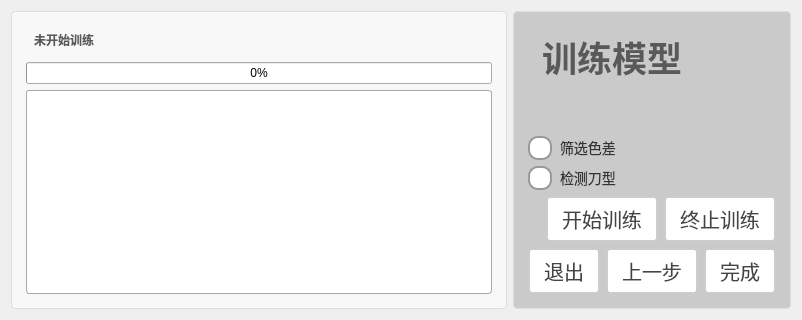
     <widget class="QWidget" name="tab_5">
      <attribute name="title">
       <string>tab_5</string>
      </attribute>
      <layout class="QHBoxLayout" name="horizontalLayout_17" stretch="5,2">
       <item>
        <widget class="QGroupBox" name="groupBox">
         <property name="styleSheet">
          <string notr="true">QGroupBox {
    border: 1px solid #DDD;
    border-radius: 4px;
    font: bold 14px;
    color: #666;
    background-color: #F8F8F8;
    padding: 5px; 
}

QGroupBox::title {
    subcontrol-origin: margin;
    subcontrol-position: top left;
    left: 10px;
    padding: 0 5px;
}</string>
         </property>
         <property name="title">
          <string/>
         </property>
         <layout class="QVBoxLayout" name="verticalLayout_13">
          <item>
           <widget class="QLabel" name="label_trainState">
            <property name="styleSheet">
             <string notr="true">QLabel {
       font-size: 12px;        
       font-weight: bold;        
       color:  rgb(89, 89, 89);       
       padding: 5px 5px;     
       border-bottom: 2px solid #cccccc; 
    }</string>
            </property>
            <property name="text">
             <string>未开始训练</string>
            </property>
           </widget>
          </item>
          <item>
           <widget class="QProgressBar" name="progressBar_tab5">
            <property name="styleSheet">
             <string notr="true">/* 基础进度条 */
QProgressBar {
    border: 1px solid #AAAAAA;
    border-radius: 3px;
    background: #FFFFFF;
    color: #444444;
    font-size: 14px;
    text-align: center;
    height: 24px;
}

/* 进度填充 */
QProgressBar::chunk {
    background: qlineargradient(
        x1:0, y1:0,
        x2:1, y2:0,
        stop:0 #888888,
        stop:1 #666666
    );
    border-radius: 2px;
    margin: 2px;
}

/* 状态变体 */
QProgressBar[state=&quot;success&quot;]::chunk {
    background: qlineargradient(
        x1:0, y1:0,
        x2:1, y2:0,
        stop:0 #88AA88,
        stop:1 #669966
    );
}

QProgressBar[state=&quot;error&quot;]::chunk {
    background: qlineargradient(
        x1:0, y1:0,
        x2:1, y2:0,
        stop:0 #CC6666,
        stop:1 #AA4444
    );
}

QProgressBar[state=&quot;warning&quot;]::chunk {
    background: qlineargradient(
        x1:0, y1:0,
        x2:1, y2:0,
        stop:0 #FFD700,
        stop:1 #D4B000
    );
}

/* 禁用状态 */
QProgressBar:disabled {
    border-color: #DDDDDD;
    background: #F5F5F5;
    color: #AAAAAA;
}

QProgressBar:disabled::chunk {
    background: #DDDDDD;
}

/* 紧凑模式 */
QProgressBar.compact {
    height: 16px;
    font-size: 12px;
    border-radius: 2px;
}

QProgressBar.compact::chunk {
    margin: 1px;
}

/* 垂直模式 */
QProgressBar.vertical {
    width: 24px;
    height: 200px;
}

QProgressBar.vertical::chunk {
    width: 100%;
    margin: 2px 0;
}

/* 不确定模式 */
QProgressBar:indeterminate::chunk {
    background: repeating-linear-gradient(
        45deg,
        #666666,
        #666666 10px,
        #888888 10px,
        #888888 20px
    );
    animation: progress-stripes 1s linear infinite;
}

@keyframes progress-stripes {
    from { background-position: 0 0; }
    to { background-position: 40px 0; }
}

/* 环形进度条变体 */
QProgressBar.circular {
    border-radius: 50%;
    border: 2px solid #AAAAAA;
    width: 64px;
    height: 64px;
    qproperty-format: &quot;&quot;;
}

QProgressBar.circular::chunk {
    border-radius: 50%;
    background: conic-gradient(
        from 90deg,
        #666666 0%,
        #666666 var(--progress),
        transparent var(--progress),
        transparent 100%
    );
}</string>
            </property>
            <property name="value">
             <number>0</number>
            </property>
           </widget>
          </item>
          <item>
           <widget class="QPlainTextEdit" name="plainTextEdit_tab5">
            <property name="styleSheet">
             <string notr="true">/* 基础文本编辑框 */
QPlainTextEdit {
    border: 1px solid #AAAAAA;
    border-radius: 3px;
    background: #FFFFFF;
    color: #444444;
    font-size: 14px;
    font-family: &quot;Consolas&quot;, monospace;
    padding: 4px;
    selection-background-color: #666666;
    selection-color: #FFFFFF;
}

/* 光标样式 */
QPlainTextEdit::cursor {
    width: 1.5px;
    background: #444444;
}

/* 行号栏 */
QPlainTextEdit .linenumber {
    background: #F8F8F8;
    border-right: 1px solid #DDDDDD;
    color: #888888;
    padding: 0 8px;
    font-family: &quot;Segoe UI&quot;, sans-serif;
    font-size: 13px;
    qproperty-alignment: AlignRight;
}

/* 当前行高亮 */
QPlainTextEdit::current-line {
    background: #F5F5F5;
    border: none;
}

/* 断点标记 */
QPlainTextEdit[breakpoint=&quot;true&quot;]::block-mark {
    background: #FF6666;
    border-radius: 4px;
    width: 12px;
    margin: 2px;
}

/* 代码折叠区域 */
QPlainTextEdit::fold-area {
    background: #F0F0F0;
    border: 1px solid #DDDDDD;
}

/* 滚动条系统 */
QScrollBar:vertical {
    width: 10px;
    background: #FFFFFF;
}

QScrollBar::handle:vertical {
    background: #CCCCCC;
    border-radius: 4px;
    min-height: 20px;
}

QScrollBar::add-page:vertical,
QScrollBar::sub-page:vertical {
    background: transparent;
}

/* 禁用状态 */
QPlainTextEdit:disabled {
    background: #F5F5F5;
    color: #AAAAAA;
    border-color: #DDDDDD;
}

/* 只读状态 */
QPlainTextEdit[readOnly=&quot;true&quot;] {
    background: #FFFFFF;
    border-color: #CCCCCC;
}

/* 错误波浪线 */
QPlainTextEdit::error-wave {
    color: #FF6666;
    wave-height: 2px;
    wave-length: 4px;
}

/* 搜索高亮 */
QPlainTextEdit::search-highlight {
    background: #FFD700;
    border-radius: 2px;
}

/* 紧凑型变体 */
QPlainTextEdit.compact {
    font-size: 13px;
    padding: 2px;
}

QPlainTextEdit.compact .linenumber {
    font-size: 12px;
    padding: 0 6px;
}</string>
            </property>
           </widget>
          </item>
         </layout>
        </widget>
       </item>
       <item>
        <widget class="QGroupBox" name="groupBox_2">
         <property name="styleSheet">
          <string notr="true">QGroupBox {
    border: 1px solid #DDD;
    border-radius: 4px;
    font: bold 14px;
    color: #666;
    background-color: rgb(202, 202, 202);
    padding: 5px; 
}

QGroupBox::title {
    subcontrol-origin: margin;
    subcontrol-position: top left;
    left: 10px;
    padding: 0 5px;
}</string>
         </property>
         <property name="title">
          <string/>
         </property>
         <layout class="QVBoxLayout" name="verticalLayout_12" stretch="1,0,0,0,2,2">
          <item>
           <widget class="QLabel" name="label_21">
            <property name="styleSheet">
             <string notr="true">QLabel {
       font-size: 35px;        
       font-weight: bold;        
       color:  rgb(89, 89, 89);       
       padding: 5px 5px;     
       border-bottom: 2px solid #cccccc; 
    }</string>
            </property>
            <property name="text">
             <string>训练模型</string>
            </property>
           </widget>
          </item>
          <item>
           <spacer name="verticalSpacer_6">
            <property name="orientation">
             <enum>Qt::Orientation::Vertical</enum>
            </property>
            <property name="sizeHint" stdset="0">
             <size>
              <width>20</width>
              <height>40</height>
             </size>
            </property>
           </spacer>
          </item>
          <item>
           <widget class="QRadioButton" name="rbtn_tab5_filterColor">
            <property name="sizePolicy">
             <sizepolicy hsizetype="Minimum" vsizetype="Minimum">
              <horstretch>0</horstretch>
              <verstretch>0</verstretch>
             </sizepolicy>
            </property>
            <property name="styleSheet">
             <string notr="true">QRadioButton {
    spacing: 8px;
    font-size: 14px;
    color: #333;  /* 保持原始文字颜色 */
}

/* 未选中状态 */
QRadioButton::indicator {
    width: 20px;
    height: 20px;
    border-radius: 10px;
    border: 2px solid #999;
    background: #ffffff;
}

/* 悬停效果 */
QRadioButton::indicator:hover {
    border: 2px solid #666;
}

/* 选中状态 */
QRadioButton::indicator:checked {
    border: 2px solid #FF6B00;  /* 橙色边框 */
}

/* 选中时的内圆 */
QRadioButton::indicator:checked {
    background-color: qradialgradient(
        cx:0.5, cy:0.5,
        radius:0.4,
        fx:0.5, fy:0.5,
        stop:0 #FF6B00,  /* 主橙色 */
        stop:1 transparent
    );
}

/* 禁用状态 */
QRadioButton:::disabled {
    border: 2px solid #ccc;
    background: #eee;
}

/* 点击动画效果 */
QRadioButton::indicator:pressed {
    border: 2px solid #CC5500;  /* 深橙色边框 */
    background-color: qradialgradient(
        cx:0.5, cy:0.5,
        radius:0.5,
        fx:0.5, fy:0.5,
        stop:0 #FFD8B3,  /* 浅橙色渐变 */
        stop:1 transparent
    );
}</string>
            </property>
            <property name="text">
             <string>筛选色差</string>
            </property>
           </widget>
          </item>
          <item>
           <widget class="QRadioButton" name="rbtn_tab5_checkBladeShape">
            <property name="sizePolicy">
             <sizepolicy hsizetype="Minimum" vsizetype="Preferred">
              <horstretch>0</horstretch>
              <verstretch>0</verstretch>
             </sizepolicy>
            </property>
            <property name="styleSheet">
             <string notr="true">QRadioButton {
    spacing: 8px;
    font-size: 14px;
    color: #333;  /* 保持原始文字颜色 */
}

/* 未选中状态 */
QRadioButton::indicator {
    width: 20px;
    height: 20px;
    border-radius: 10px;
    border: 2px solid #999;
    background: #ffffff;
}

/* 悬停效果 */
QRadioButton::indicator:hover {
    border: 2px solid #666;
}

/* 选中状态 */
QRadioButton::indicator:checked {
    border: 2px solid #FF6B00;  /* 橙色边框 */
}

/* 选中时的内圆 */
QRadioButton::indicator:checked {
    background-color: qradialgradient(
        cx:0.5, cy:0.5,
        radius:0.4,
        fx:0.5, fy:0.5,
        stop:0 #FF6B00,  /* 主橙色 */
        stop:1 transparent
    );
}

/* 禁用状态 */
QRadioButton:::disabled {
    border: 2px solid #ccc;
    background: #eee;
}

/* 点击动画效果 */
QRadioButton::indicator:pressed {
    border: 2px solid #CC5500;  /* 深橙色边框 */
    background-color: qradialgradient(
        cx:0.5, cy:0.5,
        radius:0.5,
        fx:0.5, fy:0.5,
        stop:0 #FFD8B3,  /* 浅橙色渐变 */
        stop:1 transparent
    );
}</string>
            </property>
            <property name="text">
             <string>检测刀型</string>
            </property>
           </widget>
          </item>
          <item>
           <layout class="QHBoxLayout" name="horizontalLayout_16" stretch="2,2,2">
            <item>
             <spacer name="horizontalSpacer_8">
              <property name="orientation">
               <enum>Qt::Orientation::Horizontal</enum>
              </property>
              <property name="sizeHint" stdset="0">
               <size>
                <width>228</width>
                <height>20</height>
               </size>
              </property>
             </spacer>
            </item>
            <item>
             <widget class="QPushButton" name="pbtn_tab5_startTrain">
              <property name="sizePolicy">
               <sizepolicy hsizetype="Minimum" vsizetype="Minimum">
                <horstretch>0</horstretch>
                <verstretch>0</verstretch>
               </sizepolicy>
              </property>
              <property name="styleSheet">
               <string notr="true">QPushButton {
    padding: 6px 14px;
    border: 2px solid #CCC;
    border-radius: 4px;
    background-color: white;
    color: #444;
    font-size: 20px; 
}

QPushButton:hover {
    border-color: #999;
    background-color: #F5F5F5;
}

QPushButton:pressed {
    border-color: #777;
    background-color: #EEE;
}</string>
              </property>
              <property name="text">
               <string>开始训练</string>
              </property>
             </widget>
            </item>
            <item>
             <widget class="QPushButton" name="pbtn_tab5_cancelTrain">
              <property name="sizePolicy">
               <sizepolicy hsizetype="Minimum" vsizetype="Minimum">
                <horstretch>0</horstretch>
                <verstretch>0</verstretch>
               </sizepolicy>
              </property>
              <property name="styleSheet">
               <string notr="true">QPushButton {
    padding: 6px 14px;
    border: 2px solid #CCC;
    border-radius: 4px;
    background-color: white;
    color: #444;
    font-size: 20px; 
}

QPushButton:hover {
    border-color: #999;
    background-color: #F5F5F5;
}

QPushButton:pressed {
    border-color: #777;
    background-color: #EEE;
}</string>
              </property>
              <property name="text">
               <string>终止训练</string>
              </property>
             </widget>
            </item>
           </layout>
          </item>
          <item>
           <layout class="QHBoxLayout" name="horizontalLayout_15">
            <item>
             <widget class="QPushButton" name="pbtn_tab5_exit">
              <property name="sizePolicy">
               <sizepolicy hsizetype="Minimum" vsizetype="Minimum">
                <horstretch>0</horstretch>
                <verstretch>0</verstretch>
               </sizepolicy>
              </property>
              <property name="styleSheet">
               <string notr="true">QPushButton {
    padding: 6px 14px;
    border: 2px solid #CCC;
    border-radius: 4px;
    background-color: white;
    color: #444;
    font-size: 20px; 
}

QPushButton:hover {
    border-color: #999;
    background-color: #F5F5F5;
}

QPushButton:pressed {
    border-color: #777;
    background-color: #EEE;
}</string>
              </property>
              <property name="text">
               <string>退出</string>
              </property>
             </widget>
            </item>
            <item>
             <widget class="QPushButton" name="pbtn_tab5_preStep">
              <property name="sizePolicy">
               <sizepolicy hsizetype="Minimum" vsizetype="Minimum">
                <horstretch>0</horstretch>
                <verstretch>0</verstretch>
               </sizepolicy>
              </property>
              <property name="styleSheet">
               <string notr="true">QPushButton {
    padding: 6px 14px;
    border: 2px solid #CCC;
    border-radius: 4px;
    background-color: white;
    color: #444;
    font-size: 20px; 
}

QPushButton:hover {
    border-color: #999;
    background-color: #F5F5F5;
}

QPushButton:pressed {
    border-color: #777;
    background-color: #EEE;
}</string>
              </property>
              <property name="text">
               <string>上一步</string>
              </property>
             </widget>
            </item>
            <item>
             <widget class="QPushButton" name="pbtn_tab5_finish">
              <property name="sizePolicy">
               <sizepolicy hsizetype="Minimum" vsizetype="Minimum">
                <horstretch>0</horstretch>
                <verstretch>0</verstretch>
               </sizepolicy>
              </property>
              <property name="styleSheet">
               <string notr="true">QPushButton {
    padding: 6px 14px;
    border: 2px solid #CCC;
    border-radius: 4px;
    background-color: white;
    color: #444;
    font-size: 20px; 
}

QPushButton:hover {
    border-color: #999;
    background-color: #F5F5F5;
}

QPushButton:pressed {
    border-color: #777;
    background-color: #EEE;
}</string>
              </property>
              <property name="text">
               <string>完成</string>
              </property>
             </widget>
            </item>
           </layout>
          </item>
         </layout>
        </widget>
       </item>
      </layout>
     </widget>
